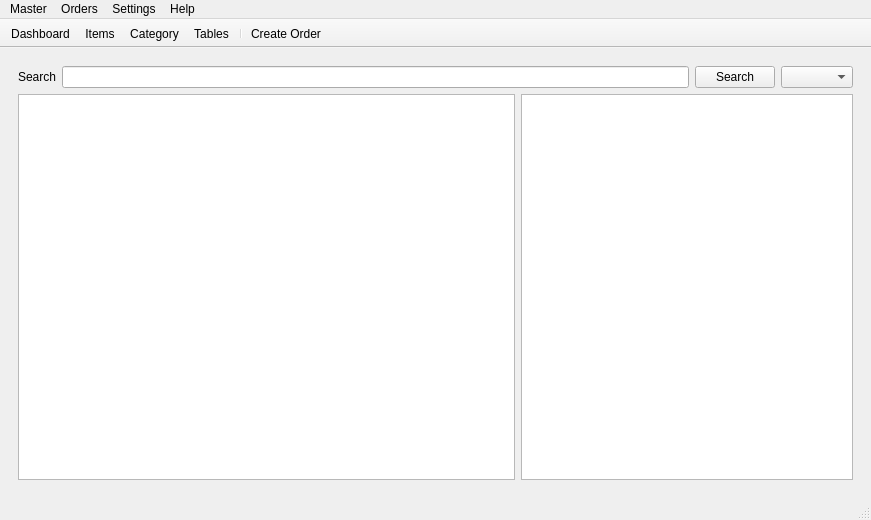
<?xml version="1.0" encoding="UTF-8"?>
<ui version="4.0">
 <class>MainWindow</class>
 <widget class="QMainWindow" name="MainWindow">
  <property name="geometry">
   <rect>
    <x>0</x>
    <y>0</y>
    <width>871</width>
    <height>520</height>
   </rect>
  </property>
  <property name="windowTitle">
   <string>Open Restaurant Software</string>
  </property>
  <property name="windowIcon">
   <iconset>
    <normaloff>../icon/favicon.png</normaloff>../icon/favicon.png</iconset>
  </property>
  <widget class="QWidget" name="centralwidget">
   <property name="sizePolicy">
    <sizepolicy hsizetype="Preferred" vsizetype="Preferred">
     <horstretch>0</horstretch>
     <verstretch>0</verstretch>
    </sizepolicy>
   </property>
   <property name="sizeIncrement">
    <size>
     <width>0</width>
     <height>0</height>
    </size>
   </property>
   <layout class="QVBoxLayout" name="verticalLayout_6">
    <item>
     <widget class="QStackedWidget" name="uimanager">
      <property name="currentIndex">
       <number>0</number>
      </property>
      <widget class="QWidget" name="dashboardpage">
       <layout class="QVBoxLayout" name="verticalLayout_3">
        <item>
         <layout class="QVBoxLayout" name="verticalLayout_2">
          <item>
           <layout class="QHBoxLayout" name="horizontalLayout_7">
            <item>
             <widget class="QLabel" name="label_2">
              <property name="text">
               <string>Search</string>
              </property>
             </widget>
            </item>
            <item>
             <widget class="QLineEdit" name="lineEdit_2"/>
            </item>
            <item>
             <widget class="QPushButton" name="pushButton_2">
              <property name="text">
               <string>Search</string>
              </property>
             </widget>
            </item>
            <item>
             <widget class="QComboBox" name="comboBox_2"/>
            </item>
           </layout>
          </item>
          <item>
           <layout class="QHBoxLayout" name="horizontalLayout_4" stretch="6,4">
            <item>
             <widget class="QListWidget" name="listWidget"/>
            </item>
            <item>
             <widget class="QTableWidget" name="tableWidget"/>
            </item>
           </layout>
          </item>
         </layout>
        </item>
       </layout>
      </widget>
      <widget class="QWidget" name="itemspage">
       <layout class="QHBoxLayout" name="horizontalLayout_5">
        <item>
         <layout class="QVBoxLayout" name="verticalLayout_7">
          <item>
           <layout class="QHBoxLayout" name="horizontalLayout_11" stretch="0">
            <item>
             <layout class="QHBoxLayout" name="horizontalLayout">
              <item>
               <widget class="QLabel" name="label_name">
                <property name="text">
                 <string>Name</string>
                </property>
               </widget>
              </item>
              <item>
               <widget class="QLineEdit" name="items_name_input">
                <property name="minimumSize">
                 <size>
                  <width>350</width>
                  <height>35</height>
                 </size>
                </property>
               </widget>
              </item>
              <item>
               <widget class="QLabel" name="label_category">
                <property name="text">
                 <string>Category</string>
                </property>
               </widget>
              </item>
              <item>
               <widget class="QComboBox" name="items_category_combo">
                <property name="minimumSize">
                 <size>
                  <width>300</width>
                  <height>35</height>
                 </size>
                </property>
                <property name="editable">
                 <bool>false</bool>
                </property>
                <property name="maxVisibleItems">
                 <number>20</number>
                </property>
                <property name="insertPolicy">
                 <enum>QComboBox::InsertAtCurrent</enum>
                </property>
               </widget>
              </item>
              <item>
               <widget class="QLabel" name="lable_price">
                <property name="text">
                 <string>Price</string>
                </property>
               </widget>
              </item>
              <item>
               <widget class="QLineEdit" name="items_price_input">
                <property name="minimumSize">
                 <size>
                  <width>0</width>
                  <height>35</height>
                 </size>
                </property>
               </widget>
              </item>
             </layout>
            </item>
           </layout>
          </item>
          <item>
           <layout class="QHBoxLayout" name="horizontalLayout_3">
            <item>
             <widget class="QLabel" name="label_description">
              <property name="text">
               <string>Description</string>
              </property>
             </widget>
            </item>
            <item>
             <widget class="QLineEdit" name="items_description_input">
              <property name="minimumSize">
               <size>
                <width>0</width>
                <height>35</height>
               </size>
              </property>
             </widget>
            </item>
            <item>
             <widget class="QLabel" name="label_vn">
              <property name="text">
               <string>Meal Type</string>
              </property>
             </widget>
            </item>
            <item>
             <widget class="QComboBox" name="items_mtype_combo">
              <property name="minimumSize">
               <size>
                <width>0</width>
                <height>35</height>
               </size>
              </property>
              <item>
               <property name="text">
                <string>Veg</string>
               </property>
              </item>
              <item>
               <property name="text">
                <string>Non-Veg</string>
               </property>
              </item>
             </widget>
            </item>
            <item>
             <widget class="QPushButton" name="add_items_btn">
              <property name="minimumSize">
               <size>
                <width>0</width>
                <height>35</height>
               </size>
              </property>
              <property name="font">
               <font>
                <pointsize>12</pointsize>
                <weight>75</weight>
                <bold>true</bold>
               </font>
              </property>
              <property name="styleSheet">
               <string notr="true">QPushButton{
	background-color: #FFFFFF;
	color: #666666;
}</string>
              </property>
              <property name="text">
               <string>ADD</string>
              </property>
              <property name="autoDefault">
               <bool>false</bool>
              </property>
              <property name="default">
               <bool>true</bool>
              </property>
              <property name="flat">
               <bool>false</bool>
              </property>
             </widget>
            </item>
           </layout>
          </item>
          <item>
           <widget class="Line" name="line">
            <property name="lineWidth">
             <number>8</number>
            </property>
            <property name="orientation">
             <enum>Qt::Horizontal</enum>
            </property>
           </widget>
          </item>
          <item>
           <layout class="QHBoxLayout" name="horizontalLayout_12" stretch="7,3">
            <item>
             <layout class="QVBoxLayout" name="verticalLayout">
              <item>
               <layout class="QHBoxLayout" name="horizontalLayout_6">
                <item>
                 <widget class="QLineEdit" name="lineEdit"/>
                </item>
                <item>
                 <widget class="QPushButton" name="pushButton">
                  <property name="text">
                   <string>PushButton</string>
                  </property>
                 </widget>
                </item>
               </layout>
              </item>
              <item>
               <widget class="QComboBox" name="comboBox"/>
              </item>
              <item>
               <widget class="QListWidget" name="items_list_widget">
                <property name="contextMenuPolicy">
                 <enum>Qt::DefaultContextMenu</enum>
                </property>
                <property name="styleSheet">
                 <string notr="true">QListWidget {
	background-color: #FFFFFF;
	border: 1px solid #ccc;
	font-size: 18px;
	font-weight: bold;
}

QListWidget::item {
	width: 150px;
	height: 150px;
	margin: 5px;
	color: #666666;
}</string>
                </property>
                <property name="verticalScrollBarPolicy">
                 <enum>Qt::ScrollBarAsNeeded</enum>
                </property>
                <property name="autoScrollMargin">
                 <number>20</number>
                </property>
                <property name="showDropIndicator" stdset="0">
                 <bool>false</bool>
                </property>
                <property name="dragDropMode">
                 <enum>QAbstractItemView::NoDragDrop</enum>
                </property>
                <property name="defaultDropAction">
                 <enum>Qt::IgnoreAction</enum>
                </property>
                <property name="alternatingRowColors">
                 <bool>false</bool>
                </property>
                <property name="textElideMode">
                 <enum>Qt::ElideMiddle</enum>
                </property>
                <property name="movement">
                 <enum>QListView::Static</enum>
                </property>
                <property name="flow">
                 <enum>QListView::LeftToRight</enum>
                </property>
                <property name="isWrapping" stdset="0">
                 <bool>true</bool>
                </property>
                <property name="layoutMode">
                 <enum>QListView::SinglePass</enum>
                </property>
                <property name="gridSize">
                 <size>
                  <width>130</width>
                  <height>150</height>
                 </size>
                </property>
                <property name="viewMode">
                 <enum>QListView::IconMode</enum>
                </property>
                <property name="wordWrap">
                 <bool>true</bool>
                </property>
               </widget>
              </item>
             </layout>
            </item>
            <item>
             <widget class="QTableWidget" name="items_table_widget">
              <property name="sizeIncrement">
               <size>
                <width>0</width>
                <height>0</height>
               </size>
              </property>
             </widget>
            </item>
           </layout>
          </item>
         </layout>
        </item>
       </layout>
      </widget>
      <widget class="QWidget" name="categorypage">
       <layout class="QHBoxLayout" name="horizontalLayout_9">
        <item>
         <layout class="QVBoxLayout" name="verticalLayout_5">
          <item>
           <layout class="QHBoxLayout" name="horizontalLayout_8" stretch="1,10,1">
            <item>
             <widget class="QLabel" name="label">
              <property name="font">
               <font>
                <pointsize>12</pointsize>
                <weight>50</weight>
                <bold>false</bold>
               </font>
              </property>
              <property name="text">
               <string>Category Name</string>
              </property>
             </widget>
            </item>
            <item>
             <widget class="QLineEdit" name="category_name_input">
              <property name="sizePolicy">
               <sizepolicy hsizetype="Expanding" vsizetype="Preferred">
                <horstretch>0</horstretch>
                <verstretch>0</verstretch>
               </sizepolicy>
              </property>
              <property name="minimumSize">
               <size>
                <width>0</width>
                <height>25</height>
               </size>
              </property>
              <property name="font">
               <font>
                <pointsize>10</pointsize>
               </font>
              </property>
              <property name="styleSheet">
               <string notr="true">QLineEdit{
	padding: 0 10px
}</string>
              </property>
              <property name="frame">
               <bool>false</bool>
              </property>
              <property name="cursorPosition">
               <number>0</number>
              </property>
              <property name="placeholderText">
               <string>Enter Category Name</string>
              </property>
             </widget>
            </item>
            <item>
             <widget class="QPushButton" name="add_category_btn">
              <property name="minimumSize">
               <size>
                <width>0</width>
                <height>35</height>
               </size>
              </property>
              <property name="font">
               <font>
                <pointsize>12</pointsize>
                <weight>75</weight>
                <bold>true</bold>
               </font>
              </property>
              <property name="styleSheet">
               <string notr="true">QPushButton{
	background-color: #FFFFFF;
	color: #666666;
}</string>
              </property>
              <property name="text">
               <string>ADD</string>
              </property>
              <property name="autoDefault">
               <bool>false</bool>
              </property>
              <property name="default">
               <bool>true</bool>
              </property>
              <property name="flat">
               <bool>false</bool>
              </property>
             </widget>
            </item>
           </layout>
          </item>
          <item>
           <layout class="QHBoxLayout" name="horizontalLayout_10" stretch="8,2">
            <item>
             <widget class="QListWidget" name="category_list_widget">
              <property name="styleSheet">
               <string notr="true">QListWidget {
	background-color: #ffffff;
	border: 1px solid #ccc;
	font-size: 15px;
	font-weight: bold;
}

QListWidget::item {
	width: 100px;
	height: 100px;
	white-space: no-wrap;
	margin: 5px;
	color: #666666;
	padding: 10px;
	background: #E1F8DC;
	border-radius: 10px;

}</string>
              </property>
              <property name="showDropIndicator" stdset="0">
               <bool>false</bool>
              </property>
              <property name="dragDropMode">
               <enum>QAbstractItemView::NoDragDrop</enum>
              </property>
              <property name="defaultDropAction">
               <enum>Qt::IgnoreAction</enum>
              </property>
              <property name="alternatingRowColors">
               <bool>false</bool>
              </property>
              <property name="movement">
               <enum>QListView::Static</enum>
              </property>
              <property name="viewMode">
               <enum>QListView::IconMode</enum>
              </property>
              <property name="wordWrap">
               <bool>true</bool>
              </property>
              <property name="sortingEnabled">
               <bool>false</bool>
              </property>
              <item>
               <property name="text">
                <string>New Item</string>
               </property>
              </item>
             </widget>
            </item>
            <item>
             <widget class="QTableWidget" name="category_table_widget"/>
            </item>
           </layout>
          </item>
         </layout>
        </item>
       </layout>
      </widget>
      <widget class="QWidget" name="tablespage">
       <layout class="QHBoxLayout" name="horizontalLayout_2">
        <item>
         <layout class="QVBoxLayout" name="verticalLayout_8">
          <item>
           <layout class="QHBoxLayout" name="horizontalLayout_13" stretch="1,10,1">
            <item>
             <widget class="QLabel" name="table_label">
              <property name="font">
               <font>
                <pointsize>12</pointsize>
                <weight>50</weight>
                <bold>false</bold>
               </font>
              </property>
              <property name="text">
               <string>Table Name / No.</string>
              </property>
             </widget>
            </item>
            <item>
             <widget class="QLineEdit" name="table_name_input">
              <property name="sizePolicy">
               <sizepolicy hsizetype="Expanding" vsizetype="Preferred">
                <horstretch>0</horstretch>
                <verstretch>0</verstretch>
               </sizepolicy>
              </property>
              <property name="minimumSize">
               <size>
                <width>0</width>
                <height>25</height>
               </size>
              </property>
              <property name="font">
               <font>
                <pointsize>10</pointsize>
               </font>
              </property>
              <property name="styleSheet">
               <string notr="true">QLineEdit{
	padding: 0 10px
}</string>
              </property>
              <property name="frame">
               <bool>false</bool>
              </property>
              <property name="cursorPosition">
               <number>0</number>
              </property>
              <property name="placeholderText">
               <string>Enter Table Name or Number</string>
              </property>
             </widget>
            </item>
            <item>
             <widget class="QPushButton" name="add_table_btn">
              <property name="minimumSize">
               <size>
                <width>0</width>
                <height>35</height>
               </size>
              </property>
              <property name="font">
               <font>
                <pointsize>12</pointsize>
                <weight>75</weight>
                <bold>true</bold>
               </font>
              </property>
              <property name="styleSheet">
               <string notr="true">QPushButton{
	background-color: #FFFFFF;
	color: #666666;
}</string>
              </property>
              <property name="text">
               <string>ADD</string>
              </property>
              <property name="autoDefault">
               <bool>false</bool>
              </property>
              <property name="default">
               <bool>true</bool>
              </property>
              <property name="flat">
               <bool>false</bool>
              </property>
             </widget>
            </item>
           </layout>
          </item>
          <item>
           <layout class="QHBoxLayout" name="horizontalLayout_14" stretch="8,2">
            <item>
             <widget class="QListWidget" name="table_list_widget">
              <property name="styleSheet">
               <string notr="true">QListWidget {
	background-color: #ffffff;
	border: 1px solid #ccc;
	font-size: 15px;
	font-weight: bold;
}

QListWidget::item {
	width: 100px;
	height: 100px;
	white-space: no-wrap;
	margin: 5px;
	color: #666666;
	padding: 10px;
	background: #E1F8DC;
	border-radius: 10px;

}</string>
              </property>
              <property name="showDropIndicator" stdset="0">
               <bool>false</bool>
              </property>
              <property name="dragDropMode">
               <enum>QAbstractItemView::NoDragDrop</enum>
              </property>
              <property name="defaultDropAction">
               <enum>Qt::IgnoreAction</enum>
              </property>
              <property name="alternatingRowColors">
               <bool>false</bool>
              </property>
              <property name="movement">
               <enum>QListView::Static</enum>
              </property>
              <property name="viewMode">
               <enum>QListView::IconMode</enum>
              </property>
              <property name="wordWrap">
               <bool>true</bool>
              </property>
              <property name="sortingEnabled">
               <bool>false</bool>
              </property>
             </widget>
            </item>
            <item>
             <widget class="QTableWidget" name="table_table_widget"/>
            </item>
           </layout>
          </item>
         </layout>
        </item>
       </layout>
      </widget>
     </widget>
    </item>
   </layout>
  </widget>
  <widget class="QMenuBar" name="menubar">
   <property name="geometry">
    <rect>
     <x>0</x>
     <y>0</y>
     <width>871</width>
     <height>21</height>
    </rect>
   </property>
   <widget class="QMenu" name="menuMenu">
    <property name="title">
     <string>Master</string>
    </property>
    <addaction name="actionDashboard"/>
    <addaction name="actionItems"/>
    <addaction name="actionCategory"/>
    <addaction name="actionTables"/>
   </widget>
   <widget class="QMenu" name="menuSettings">
    <property name="title">
     <string>Settings</string>
    </property>
    <addaction name="actionDatabase_Settings"/>
    <addaction name="actionCurrency"/>
    <addaction name="actionToolbar"/>
   </widget>
   <widget class="QMenu" name="menuHelp">
    <property name="title">
     <string>Help</string>
    </property>
    <addaction name="actionAbout"/>
    <addaction name="actionDeveloper"/>
   </widget>
   <widget class="QMenu" name="menuInvoices">
    <property name="title">
     <string>Orders</string>
    </property>
    <addaction name="actionCreate_Order"/>
    <addaction name="actionOrders"/>
    <addaction name="actionReports"/>
   </widget>
   <addaction name="menuMenu"/>
   <addaction name="menuInvoices"/>
   <addaction name="menuSettings"/>
   <addaction name="menuHelp"/>
  </widget>
  <widget class="QStatusBar" name="statusbar"/>
  <widget class="QToolBar" name="toolbar">
   <property name="enabled">
    <bool>true</bool>
   </property>
   <property name="windowTitle">
    <string>ToolBar</string>
   </property>
   <property name="movable">
    <bool>false</bool>
   </property>
   <property name="allowedAreas">
    <set>Qt::NoToolBarArea</set>
   </property>
   <property name="toolButtonStyle">
    <enum>Qt::ToolButtonTextUnderIcon</enum>
   </property>
   <property name="floatable">
    <bool>false</bool>
   </property>
   <attribute name="toolBarArea">
    <enum>TopToolBarArea</enum>
   </attribute>
   <attribute name="toolBarBreak">
    <bool>false</bool>
   </attribute>
   <addaction name="actionDashboard"/>
   <addaction name="actionItems"/>
   <addaction name="actionCategory"/>
   <addaction name="actionTables"/>
   <addaction name="separator"/>
   <addaction name="actionCreate_Order"/>
  </widget>
  <action name="actionItems">
   <property name="icon">
    <iconset>
     <normaloff>../icon/items.png</normaloff>../icon/items.png</iconset>
   </property>
   <property name="text">
    <string>Items</string>
   </property>
  </action>
  <action name="actionCategory">
   <property name="icon">
    <iconset>
     <normaloff>../icon/category.png</normaloff>../icon/category.png</iconset>
   </property>
   <property name="text">
    <string>Category</string>
   </property>
  </action>
  <action name="actionOrders">
   <property name="text">
    <string>Orders</string>
   </property>
  </action>
  <action name="actionReports">
   <property name="text">
    <string>Reports</string>
   </property>
  </action>
  <action name="actionAbout">
   <property name="text">
    <string>About</string>
   </property>
  </action>
  <action name="actionDeveloper">
   <property name="text">
    <string>Developer</string>
   </property>
  </action>
  <action name="actionDatabase_Settings">
   <property name="text">
    <string>Database</string>
   </property>
  </action>
  <action name="actionCurrency">
   <property name="text">
    <string>Currency</string>
   </property>
  </action>
  <action name="actionDashboard">
   <property name="icon">
    <iconset>
     <normaloff>../icon/dashboard.png</normaloff>../icon/dashboard.png</iconset>
   </property>
   <property name="text">
    <string>Dashboard</string>
   </property>
  </action>
  <action name="actionTables">
   <property name="icon">
    <iconset>
     <normaloff>../icon/tables.png</normaloff>../icon/tables.png</iconset>
   </property>
   <property name="text">
    <string>Tables</string>
   </property>
  </action>
  <action name="actionToolbar">
   <property name="text">
    <string>Show / Hide Toolbar</string>
   </property>
  </action>
  <action name="actionCreate_Order">
   <property name="icon">
    <iconset>
     <normaloff>../../../../../Downloads/add.png</normaloff>../../../../../Downloads/add.png</iconset>
   </property>
   <property name="text">
    <string>Create Order</string>
   </property>
  </action>
 </widget>
 <resources/>
 <connections/>
</ui>
